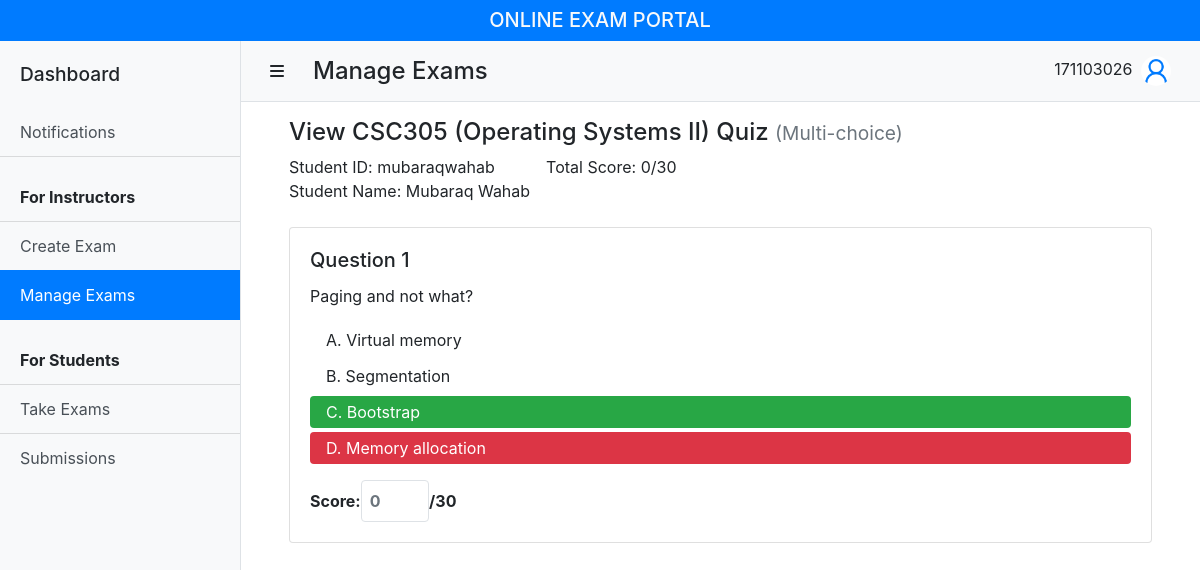
The page /manage-exam/multi-response.php?examID=53&assigneeID=mubaraqwahab (signed in) on the database its author committed.
### tables this page shows
CREATE TABLE `exam_assignment` (
  `exam_id` int(11) NOT NULL,
  `assignee_id` varchar(16) NOT NULL,
  `total_score` float DEFAULT NULL,
  `status_id` int(11) NOT NULL
);

CREATE TABLE `exam` (
  `exam_id` int(11) NOT NULL,
  `instructor_id` varchar(16) NOT NULL,
  `course_code` varchar(8) NOT NULL,
  `title` varchar(45) NOT NULL,
  `type_id` int(11) NOT NULL,
  `no_of_questions` int(11) NOT NULL,
  `status_id` int(11) NOT NULL DEFAULT 1,
  `invite_prefix` varchar(5) NOT NULL,
  `total_mark` float NOT NULL
);

CREATE TABLE `course` (
  `course_code` varchar(8) NOT NULL,
  `course_name` varchar(256) NOT NULL
);

CREATE TABLE `exam_type` (
  `type_id` int(11) NOT NULL,
  `value` varchar(45) NOT NULL
);

CREATE TABLE `multi_choice_response` (
  `exam_id` int(11) NOT NULL,
  `question_no` int(11) NOT NULL,
  `assignee_id` varchar(16) NOT NULL,
  `response` varchar(1) DEFAULT NULL,
  `score` float DEFAULT NULL
);

CREATE TABLE `multi_choice_question` (
  `exam_id` int(11) NOT NULL,
  `question_no` int(11) NOT NULL,
  `question` varchar(256) NOT NULL,
  `correct_answer` varchar(1) NOT NULL,
  `a` varchar(256) NOT NULL,
  `b` varchar(256) NOT NULL,
  `c` varchar(256) NOT NULL,
  `d` varchar(256) NOT NULL,
  `mark` float NOT NULL
);

### connect.php (called while the page is built, shortened)
<?php
function compareStrWithoutCase(string $a, string $b) {
  return strcasecmp($a, $b) == 0;
}

### manage-exam/multi-response.php (the view, shortened to what this page needs)
<?php
require_once '../connect.php';
$userID = $_SESSION['userID'];
?>
<!DOCTYPE html>
<html lang="en">
<head>
  <link rel="stylesheet" href="https://stackpath.bootstrapcdn.com/bootstrap/4.4.1/css/bootstrap.min.css">
  <link href="../css/simple-sidebar.css" rel="stylesheet">
</head>
<?php
$examID = $_GET['examID'];
$assigneeID = $_GET['assigneeID'];
$headerSql = "SELECT a.*, e.course_code, e.title, e.total_mark, c.course_name,
  et.value AS exam_type, CONCAT(u.first_name, ' ', u.last_name) AS assignee
  FROM exam_assignment AS a
  INNER JOIN exam AS e ON e.exam_id = a.exam_id
  INNER JOIN exam_type AS et ON e.type_id = et.type_id
  INNER JOIN course AS c ON c.course_code = e.course_code
  INNER JOIN user AS u ON u.user_id = a.assignee_id
  WHERE a.assignee_id = ? AND a.exam_id = ? AND e.instructor_id = ?";
$headerStmt = $conn->prepare($headerSql);
$headerStmt->bind_param('sis', $assigneeID, $examID, $userID);
$headerStmt->execute();
$headerResult = $headerStmt->get_result();
$assignment = $headerResult->fetch_assoc();
$responseSql = "SELECT r.*, q.question, q.mark, q.correct_answer, q.a, q.b, q.c, q.d
  FROM `multi_choice_response` AS r
  INNER JOIN multi_choice_question AS q
  ON (q.exam_id = r.exam_id AND q.question_no = r.question_no)
  WHERE r.exam_id = ? AND r.assignee_id = ?
  ORDER BY r.question_no ASC";
$responseStmt = $conn->prepare($responseSql);
$responseStmt->bind_param('is', $examID, $assigneeID);
$responseStmt->execute();
$responseResult = $responseStmt->get_result();
?>
<body>
  <?php include '../components/_header.php' ?>
  <div class="d-flex" id="wrapper">
    <?php require '../components/_sidebar.php' ?>
    <div id="page-content-wrapper">
      <?php require '../components/_navbar.php' ?>
      <div class="container py-3 px-5">
        <header class="mb-4" id="examHeader">
          <h4>
            View <?php echo "{$assignment['course_code']} ({$assignment['course_name']}) {$assignment['title']} "; ?>
            <small class="text-muted">
              <?php echo "({$assignment['exam_type']})" ?></small>
          </h4>
          <div class="d-flex flex-column flex-md-row">
            <div class="mr-md-3">
              <div>Student ID: <?php echo $assignment['assignee_id']; ?></div>
              <div>Student Name: <?php echo $assignment['assignee']; ?></div>
            </div>
            <div>Total Score: <?php echo "{$assignment['total_score']}/{$assignment['total_mark']}"; ?></div>
          </div>
        </header>
        <form method="POST">
          <?php
            if ($responseResult->num_rows > 0) {
              while ($response = $responseResult->fetch_assoc()) {
                echo '
                <div class="card my-3">
                  <div class="card-body">
                    <h5 class="card-title">Question '. $response['question_no'] .'</h5>
                    <p class="card-text form-inline">'.
                      $response['question']
                    .'</p>
                    <!-- Correct answer should have these three extra classes:
                        rounded, text-white, bg-success
                    If student\'s response == correct answer, do nothing -->
                    <div class="card-text mb-3">';
                $options = array('a', 'b', 'c', 'd');
                foreach ($options as $opt) {
                  if (compareStrWithoutCase($response['response'], $opt)
                      && compareStrWithoutCase($response['correct_answer'], $opt)) {
                    echo '<div class="px-3 py-1 my-1 rounded text-white bg-success">'. strtoupper($opt) . '. ' . $response[$opt] . '</div>';
                  } else if (compareStrWithoutCase($response['response'], $opt)
                      && !compareStrWithoutCase($response['correct_answer'], $opt)) {
                    echo '<div class="px-3 py-1 my-1 rounded text-white bg-danger">'. strtoupper($opt) . '. ' . $response[$opt] . '</div>';
                  } else if (!compareStrWithoutCase($response['response'], $opt)
                    && compareStrWithoutCase($response['correct_answer'], $opt)) {
                    echo '<div class="px-3 py-1 my-1 rounded text-white bg-success">'. strtoupper($opt) . '. ' . $response[$opt] . '</div>';
                  } else {
                    echo '<div class="px-3 py-1 my-1 rounded">'. strtoupper($opt) . '. ' . $response[$opt] . '</div>';
                  }
                }
                echo '
                    </div>
                    <strong class="form-inline">
                      Score:
                      <span class="d-inline-block border rounded p-2 col-3 col-sm-2 col-lg-1 text-muted">'.
                        $response['score']
                      .'</span>
                      /'. $response['mark'] .'
                    </strong>
                  </div>
                </div>
                ';
              }
            }
          ?>
        </form>
      </div>
    </div>
  </div>
</body>
</html>

### css/simple-sidebar.css (style rules this page uses)
body { overflow-x: hidden; }
#page-content-wrapper { min-width: 100vw; }
@media (min-width: 992px) { #page-content-wrapper { min-width: 0; width: 100%; } }

### rows shown on the page
exam_assignment: exam.course_code "CSC305", course.course_name "Operating Systems II", exam.title "Quiz", exam_type.value "Multi-choice", assignee "mubaraqwahab", total_score "0", exam.total_mark "30"
multi_choice_response: question_no "1", multi_choice_question.question "Paging and not what?", opt "A", multi_choice_question.a "Virtual memory", opt "B", multi_choice_question.b "Segmentation", opt "C", multi_choice_question.c "Bootstrap", opt "D", multi_choice_question.d "Memory allocation", score "0", multi_choice_question.mark "30"

### other values the page prints
$userID "171103026"
$assignment['assignee'] "Mubaraq Wahab"
